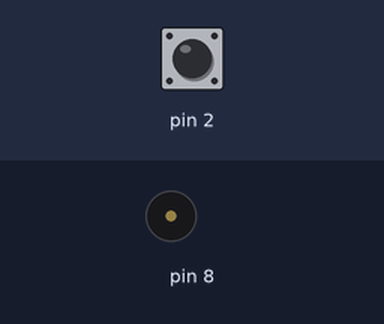
This sketch was run on a simulated Arduino Uno, built with avr-gcc and run on an emulated ATmega328P. Parts: buzzer (waves = sounding). The inputs (shaded band) are chosen by the test bench; at power-on: pin 2 HIGH.

Above: at 1.8 s.
1.9 s: pin 2 pulled LOW for 0.15 s
At 2.4 s:
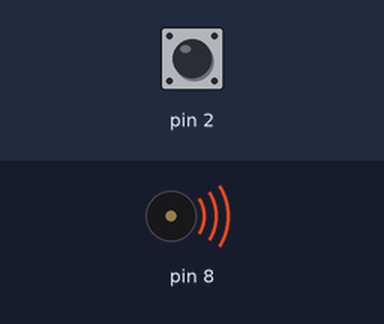
4.0 s: pin 2 pulled LOW for 3.2 s
At 8.8 s:
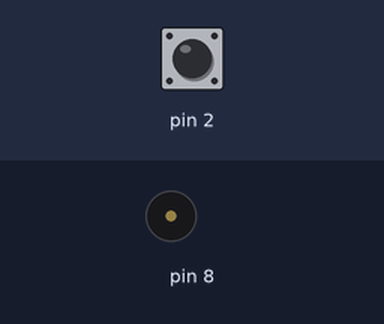
Timing chart, 0 to 10.3 s (numbered marks = the images above; inputs shaded):
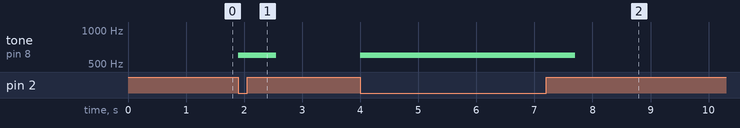

Measured:
- after the input at 1.9 s, tone on pin 8: silent → 600 Hz at once, → silent 0.65 s later
- after the input at 4.0 s, tone on pin 8: silent → 600 Hz at once, → silent 3.7 s later

The sketch:

10.ino
```cpp
int buttonState = 0;
void setup() {
 pinMode(2,INPUT_PULLUP);
 delay(650);

}

void loop() {
 buttonState = digitalRead(2);     // read value
  if (buttonState == HIGH)
  {
 digitalWrite(8,LOW);
  }
  else{
     tone(8,600,500);
    }
}
```
